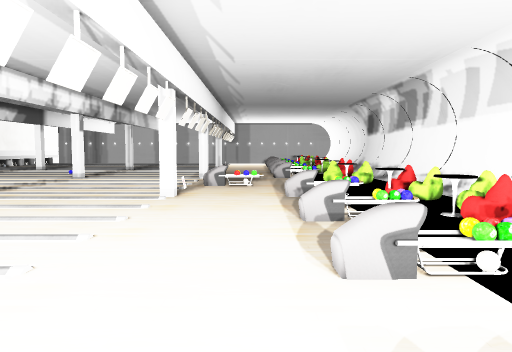
[1] (above)

18 first-person views from a walk through a scene from a Unity 3-D project. The camera is 1.3 m above the floor, tilts 4° down and sees 70° across. The floor is counted in squares, 1 m on a side. Each view is taken from the middle of a square. On the plan, view 1 faces up. The plan holds only what a view shows up to about 15 squares ahead; the rest is blank. The player character is not drawn. Some surface patterns are stand-ins.

[2]
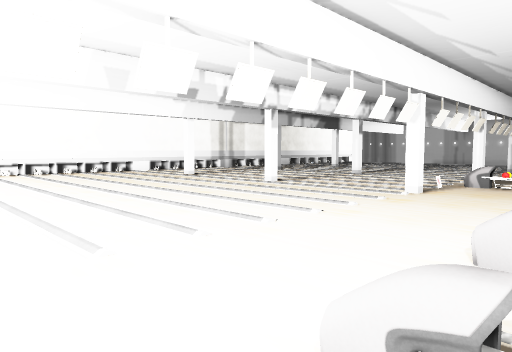

[3]
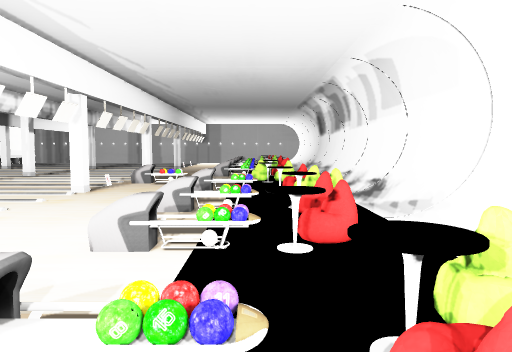

[4]
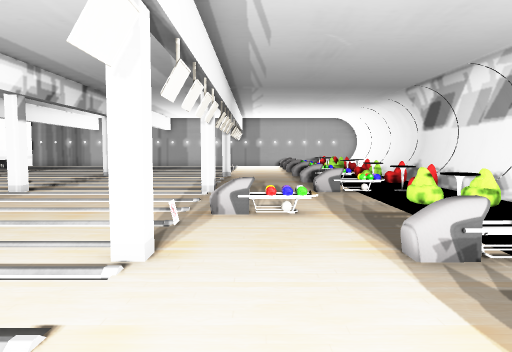

[5]
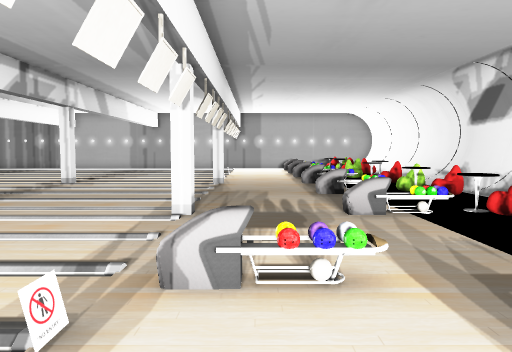

[6]
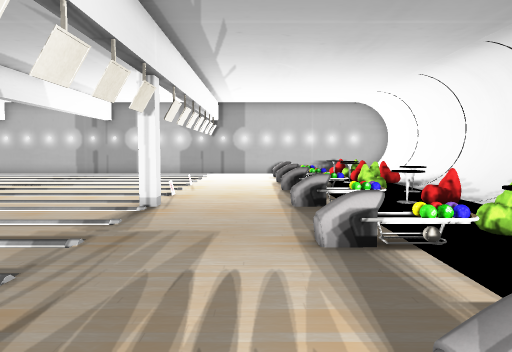

[7]
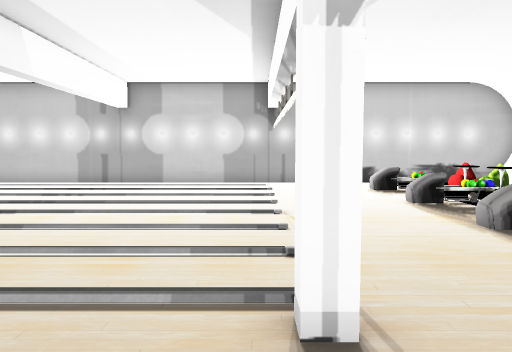

[8]
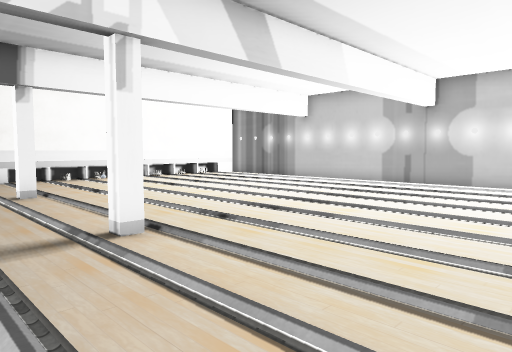

[9]
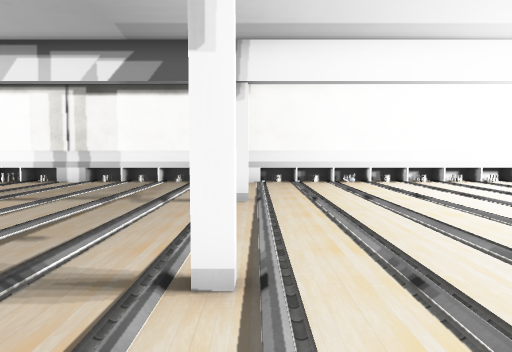

[10]
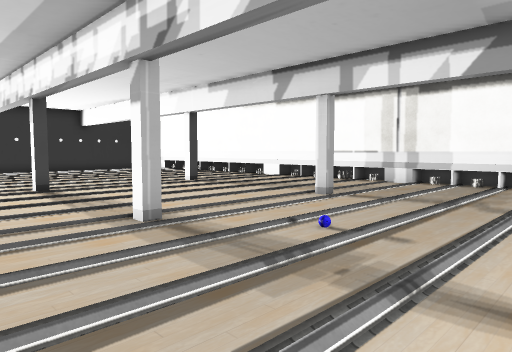

[11]
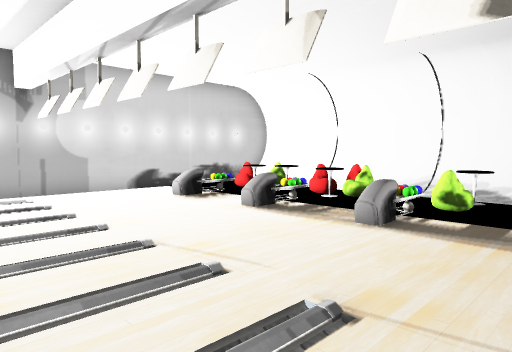

[12]
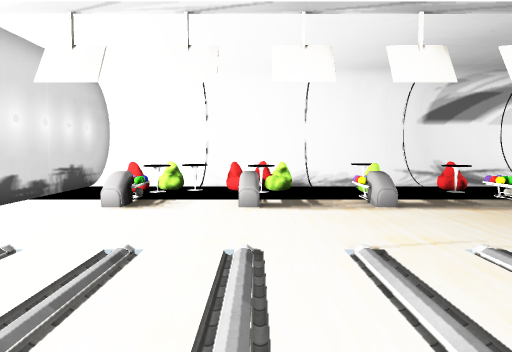

[13]
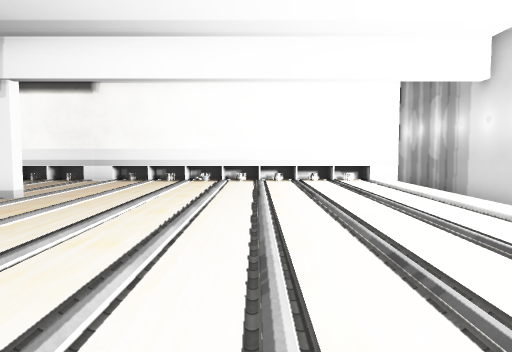

[14]
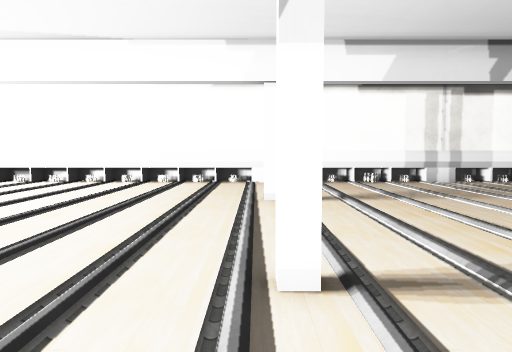

[15]
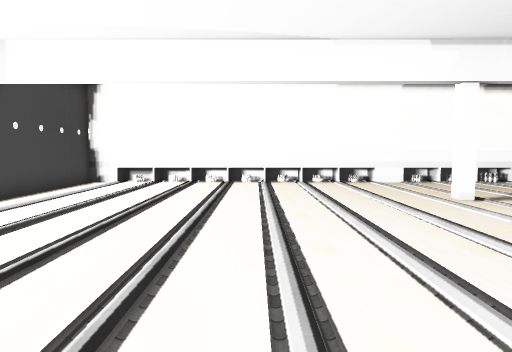

[16]
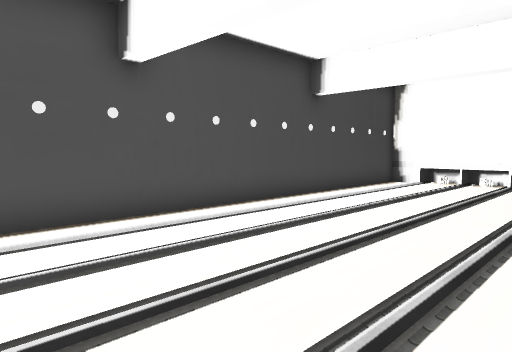

[17]
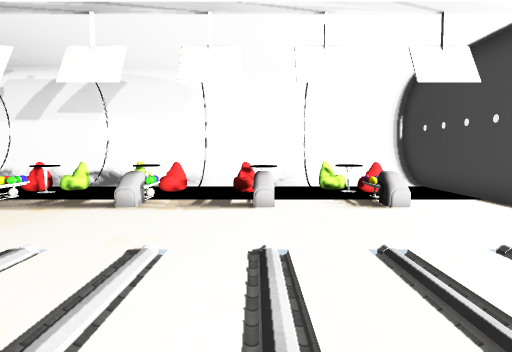

[18]
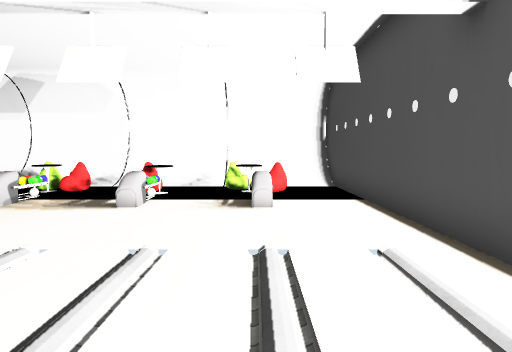

### Floor plan
Key: @ floor where view 1 was taken; # wall or solid block; . floor; / step, stairs or slope; ^ raised ledge; T table; O other object.
Columns run from 21 left of view 1 to 7 right of it. Each row starts with its distance up from view 1.
 37  ############################
 36  #......................   /#
 35  #.......................O /#
 34  #....................OO OO/#
 33  #...................... O./#
 32  #........................O/#
 31  #....................OOOOO/#
 30  #......................  O/#
 29  #......................   /#
 28  #....................OOOOT/#
 27  #....................... T/#
 26  #......................   /#
 25  #.....#.....#.....#..O.TTO/#
 24  #.....................    /#
 23  ^.....................    /#
 22  #.......................O /#
 21 ^^ ...................OOOOO/#
 20 ^^ .....................   /#
 19 ^#......................   /#
 18  ^...................... T /#
 17  ^....................O. T
 16  #......................
 15  ^ .....................OO  #
 14  ^ .................O...TT /#
 13  #.......................  /#
 12  ^.......................  /#
 11  #....................O..OO/#
 10  #.....#.....#.....#....OO /#
  9  #........................O/#
  8  #........................O/#
  7  #....................OOOT//#
  6  #.......................O./#
  5  #.......................  /#
  4  #....................OOTT /#
  3  #........................./#
  2 ^#........................O/#
  1 ^#....................OO T /#
  0 ^#...................@.. O /#
 -1  #.......................  /#
 -2  ###############  ###########

Positions as (right, up) in squares from view 1, and headings:
1: (0, 0), facing up
2: (2, -1), facing up-left
3: (3, -1), facing up
4: (-1, 6), facing up
5: (-1, 10), facing up
6: (0, 16), facing up
7: (-3, 22), facing up
8: (-3, 22), facing up-left
9: (-5, 25), facing left
10: (-5, 24), facing down-left
11: (-5, 25), facing up-right
12: (-7, 31), facing right
13: (-5, 31), facing left
14: (-5, 10), facing left
15: (-5, 5), facing left
16: (-5, 5), facing down-left
17: (-7, 4), facing right
18: (-7, 1), facing right
